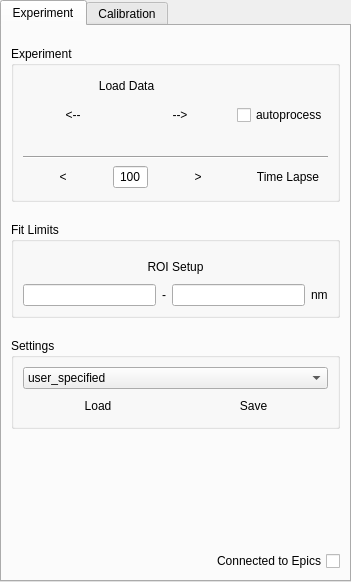
<?xml version="1.0" encoding="UTF-8"?>
<ui version="4.0">
 <class>temperature_control_widget</class>
 <widget class="QWidget" name="temperature_control_widget">
  <property name="geometry">
   <rect>
    <x>0</x>
    <y>0</y>
    <width>260</width>
    <height>582</height>
   </rect>
  </property>
  <property name="maximumSize">
   <size>
    <width>260</width>
    <height>16777215</height>
   </size>
  </property>
  <property name="windowTitle">
   <string>Form</string>
  </property>
  <property name="autoFillBackground">
   <bool>true</bool>
  </property>
  <property name="styleSheet">
   <string notr="true">#downstream_calib_box{
	color: rgba(255,255,0,255);
	border: 1px solid rgba(255,255,0,255);
}

#upstream_calib_box{
	color: rgba(255,140,0,255);
	border: 1px solid rgba(255,140,0,255);
}</string>
  </property>
  <layout class="QVBoxLayout" name="verticalLayout_4">
   <property name="spacing">
    <number>0</number>
   </property>
   <property name="margin">
    <number>0</number>
   </property>
   <item>
    <widget class="QTabWidget" name="tab_control">
     <property name="currentIndex">
      <number>0</number>
     </property>
     <widget class="QWidget" name="experiment_tab">
      <property name="sizePolicy">
       <sizepolicy hsizetype="Preferred" vsizetype="Fixed">
        <horstretch>0</horstretch>
        <verstretch>0</verstretch>
       </sizepolicy>
      </property>
      <attribute name="title">
       <string>Experiment</string>
      </attribute>
      <layout class="QVBoxLayout" name="verticalLayout_2">
       <property name="spacing">
        <number>20</number>
       </property>
       <property name="topMargin">
        <number>20</number>
       </property>
       <item>
        <widget class="QGroupBox" name="groupBox_3">
         <property name="minimumSize">
          <size>
           <width>0</width>
           <height>0</height>
          </size>
         </property>
         <property name="title">
          <string>Experiment</string>
         </property>
         <property name="flat">
          <bool>true</bool>
         </property>
         <property name="checkable">
          <bool>false</bool>
         </property>
         <layout class="QVBoxLayout" name="verticalLayout_8">
          <property name="spacing">
           <number>7</number>
          </property>
          <property name="bottomMargin">
           <number>11</number>
          </property>
          <item>
           <layout class="QGridLayout" name="gridLayout_5">
            <property name="sizeConstraint">
             <enum>QLayout::SetMinimumSize</enum>
            </property>
            <property name="bottomMargin">
             <number>0</number>
            </property>
            <property name="spacing">
             <number>7</number>
            </property>
            <item row="0" column="0">
             <widget class="QPushButton" name="load_exp_data_btn">
              <property name="sizePolicy">
               <sizepolicy hsizetype="Minimum" vsizetype="Minimum">
                <horstretch>0</horstretch>
                <verstretch>0</verstretch>
               </sizepolicy>
              </property>
              <property name="minimumSize">
               <size>
                <width>0</width>
                <height>0</height>
               </size>
              </property>
              <property name="text">
               <string>Load Data</string>
              </property>
              <property name="flat">
               <bool>true</bool>
              </property>
             </widget>
            </item>
            <item row="1" column="1">
             <widget class="QCheckBox" name="auto_process_cb">
              <property name="text">
               <string>autoprocess</string>
              </property>
             </widget>
            </item>
            <item row="0" column="1">
             <widget class="QLabel" name="exp_filename_lbl">
              <property name="sizePolicy">
               <sizepolicy hsizetype="Fixed" vsizetype="Fixed">
                <horstretch>0</horstretch>
                <verstretch>0</verstretch>
               </sizepolicy>
              </property>
              <property name="text">
               <string/>
              </property>
             </widget>
            </item>
            <item row="1" column="0">
             <layout class="QHBoxLayout" name="horizontalLayout_15">
              <property name="spacing">
               <number>7</number>
              </property>
              <item>
               <widget class="QPushButton" name="load_previous_exp_data_btn">
                <property name="sizePolicy">
                 <sizepolicy hsizetype="Minimum" vsizetype="Minimum">
                  <horstretch>0</horstretch>
                  <verstretch>0</verstretch>
                 </sizepolicy>
                </property>
                <property name="minimumSize">
                 <size>
                  <width>0</width>
                  <height>0</height>
                 </size>
                </property>
                <property name="maximumSize">
                 <size>
                  <width>50000</width>
                  <height>24</height>
                 </size>
                </property>
                <property name="text">
                 <string>&lt;--</string>
                </property>
                <property name="flat">
                 <bool>true</bool>
                </property>
               </widget>
              </item>
              <item>
               <widget class="QPushButton" name="load_next_exp_data_btn">
                <property name="sizePolicy">
                 <sizepolicy hsizetype="Minimum" vsizetype="Minimum">
                  <horstretch>0</horstretch>
                  <verstretch>0</verstretch>
                 </sizepolicy>
                </property>
                <property name="maximumSize">
                 <size>
                  <width>5000</width>
                  <height>24</height>
                 </size>
                </property>
                <property name="text">
                 <string>--&gt;</string>
                </property>
                <property name="flat">
                 <bool>true</bool>
                </property>
               </widget>
              </item>
             </layout>
            </item>
            <item row="2" column="0" colspan="2">
             <widget class="QLabel" name="exp_folder_name_lbl">
              <property name="minimumSize">
               <size>
                <width>0</width>
                <height>16</height>
               </size>
              </property>
              <property name="text">
               <string/>
              </property>
             </widget>
            </item>
           </layout>
          </item>
          <item>
           <widget class="Line" name="frame_line">
            <property name="orientation">
             <enum>Qt::Horizontal</enum>
            </property>
           </widget>
          </item>
          <item>
           <widget class="QFrame" name="frames_widget">
            <property name="sizePolicy">
             <sizepolicy hsizetype="Preferred" vsizetype="Fixed">
              <horstretch>0</horstretch>
              <verstretch>0</verstretch>
             </sizepolicy>
            </property>
            <property name="minimumSize">
             <size>
              <width>0</width>
              <height>0</height>
             </size>
            </property>
            <property name="frameShape">
             <enum>QFrame::NoFrame</enum>
            </property>
            <property name="frameShadow">
             <enum>QFrame::Plain</enum>
            </property>
            <layout class="QHBoxLayout" name="horizontalLayout">
             <property name="spacing">
              <number>10</number>
             </property>
             <property name="sizeConstraint">
              <enum>QLayout::SetFixedSize</enum>
             </property>
             <property name="margin">
              <number>0</number>
             </property>
             <item>
              <widget class="QPushButton" name="previous_frame_btn">
               <property name="sizePolicy">
                <sizepolicy hsizetype="Minimum" vsizetype="Minimum">
                 <horstretch>0</horstretch>
                 <verstretch>0</verstretch>
                </sizepolicy>
               </property>
               <property name="maximumSize">
                <size>
                 <width>16777215</width>
                 <height>16777215</height>
                </size>
               </property>
               <property name="styleSheet">
                <string notr="true">font-size: 11</string>
               </property>
               <property name="text">
                <string>&lt;</string>
               </property>
               <property name="autoDefault">
                <bool>false</bool>
               </property>
               <property name="default">
                <bool>false</bool>
               </property>
               <property name="flat">
                <bool>true</bool>
               </property>
              </widget>
             </item>
             <item>
              <widget class="QLineEdit" name="frame_number_txt">
               <property name="minimumSize">
                <size>
                 <width>30</width>
                 <height>0</height>
                </size>
               </property>
               <property name="maximumSize">
                <size>
                 <width>35</width>
                 <height>16777215</height>
                </size>
               </property>
               <property name="text">
                <string>100</string>
               </property>
               <property name="frame">
                <bool>true</bool>
               </property>
               <property name="alignment">
                <set>Qt::AlignCenter</set>
               </property>
              </widget>
             </item>
             <item>
              <widget class="QPushButton" name="next_frame_btn">
               <property name="sizePolicy">
                <sizepolicy hsizetype="Minimum" vsizetype="Minimum">
                 <horstretch>0</horstretch>
                 <verstretch>0</verstretch>
                </sizepolicy>
               </property>
               <property name="minimumSize">
                <size>
                 <width>0</width>
                 <height>0</height>
                </size>
               </property>
               <property name="maximumSize">
                <size>
                 <width>16777215</width>
                 <height>16777215</height>
                </size>
               </property>
               <property name="text">
                <string>&gt;</string>
               </property>
               <property name="autoDefault">
                <bool>false</bool>
               </property>
               <property name="default">
                <bool>false</bool>
               </property>
               <property name="flat">
                <bool>true</bool>
               </property>
              </widget>
             </item>
             <item>
              <widget class="QPushButton" name="time_lapse_btn">
               <property name="sizePolicy">
                <sizepolicy hsizetype="Minimum" vsizetype="Minimum">
                 <horstretch>0</horstretch>
                 <verstretch>0</verstretch>
                </sizepolicy>
               </property>
               <property name="minimumSize">
                <size>
                 <width>0</width>
                 <height>0</height>
                </size>
               </property>
               <property name="maximumSize">
                <size>
                 <width>16777215</width>
                 <height>25</height>
                </size>
               </property>
               <property name="text">
                <string>Time Lapse</string>
               </property>
               <property name="autoDefault">
                <bool>false</bool>
               </property>
               <property name="default">
                <bool>false</bool>
               </property>
               <property name="flat">
                <bool>true</bool>
               </property>
              </widget>
             </item>
            </layout>
           </widget>
          </item>
         </layout>
        </widget>
       </item>
       <item>
        <widget class="QGroupBox" name="groupBox_2">
         <property name="title">
          <string>Fit Limits</string>
         </property>
         <property name="flat">
          <bool>true</bool>
         </property>
         <layout class="QVBoxLayout" name="verticalLayout">
          <property name="spacing">
           <number>-1</number>
          </property>
          <property name="topMargin">
           <number>14</number>
          </property>
          <item>
           <widget class="QPushButton" name="roi_setup_btn">
            <property name="mouseTracking">
             <bool>false</bool>
            </property>
            <property name="acceptDrops">
             <bool>false</bool>
            </property>
            <property name="text">
             <string>ROI Setup</string>
            </property>
            <property name="checkable">
             <bool>false</bool>
            </property>
            <property name="autoExclusive">
             <bool>false</bool>
            </property>
            <property name="autoDefault">
             <bool>false</bool>
            </property>
            <property name="default">
             <bool>false</bool>
            </property>
            <property name="flat">
             <bool>true</bool>
            </property>
           </widget>
          </item>
          <item>
           <layout class="QHBoxLayout" name="horizontalLayout_10">
            <item>
             <layout class="QHBoxLayout" name="horizontalLayout_11">
              <property name="spacing">
               <number>7</number>
              </property>
              <item>
               <widget class="QLineEdit" name="fit_from_txt">
                <property name="maximumSize">
                 <size>
                  <width>800</width>
                  <height>16777215</height>
                 </size>
                </property>
                <property name="alignment">
                 <set>Qt::AlignRight|Qt::AlignTrailing|Qt::AlignVCenter</set>
                </property>
               </widget>
              </item>
             </layout>
            </item>
            <item>
             <widget class="QLabel" name="label_7">
              <property name="sizePolicy">
               <sizepolicy hsizetype="Minimum" vsizetype="Preferred">
                <horstretch>0</horstretch>
                <verstretch>0</verstretch>
               </sizepolicy>
              </property>
              <property name="styleSheet">
               <string notr="true"/>
              </property>
              <property name="text">
               <string>-</string>
              </property>
             </widget>
            </item>
            <item>
             <widget class="QLineEdit" name="fit_to_txt">
              <property name="maximumSize">
               <size>
                <width>800</width>
                <height>16777215</height>
               </size>
              </property>
              <property name="baseSize">
               <size>
                <width>50</width>
                <height>0</height>
               </size>
              </property>
              <property name="alignment">
               <set>Qt::AlignRight|Qt::AlignTrailing|Qt::AlignVCenter</set>
              </property>
             </widget>
            </item>
            <item>
             <widget class="QLabel" name="label_8">
              <property name="text">
               <string>nm</string>
              </property>
             </widget>
            </item>
           </layout>
          </item>
         </layout>
        </widget>
       </item>
       <item>
        <widget class="QGroupBox" name="settings_box">
         <property name="title">
          <string>Settings</string>
         </property>
         <property name="flat">
          <bool>true</bool>
         </property>
         <layout class="QVBoxLayout" name="verticalLayout_7">
          <item>
           <widget class="QComboBox" name="settings_cb">
            <property name="focusPolicy">
             <enum>Qt::NoFocus</enum>
            </property>
            <item>
             <property name="text">
              <string>user_specified</string>
             </property>
            </item>
           </widget>
          </item>
          <item>
           <layout class="QHBoxLayout" name="horizontalLayout_9">
            <item>
             <widget class="QPushButton" name="load_settings_btn">
              <property name="maximumSize">
               <size>
                <width>16777215</width>
                <height>30</height>
               </size>
              </property>
              <property name="text">
               <string>Load</string>
              </property>
              <property name="flat">
               <bool>true</bool>
              </property>
             </widget>
            </item>
            <item>
             <widget class="QPushButton" name="save_settings_btn">
              <property name="maximumSize">
               <size>
                <width>16777215</width>
                <height>30</height>
               </size>
              </property>
              <property name="text">
               <string>Save</string>
              </property>
              <property name="flat">
               <bool>true</bool>
              </property>
             </widget>
            </item>
           </layout>
          </item>
         </layout>
        </widget>
       </item>
       <item>
        <spacer name="verticalSpacer">
         <property name="orientation">
          <enum>Qt::Vertical</enum>
         </property>
         <property name="sizeHint" stdset="0">
          <size>
           <width>20</width>
           <height>70</height>
          </size>
         </property>
        </spacer>
       </item>
       <item>
        <widget class="QCheckBox" name="epics_connection_cb">
         <property name="layoutDirection">
          <enum>Qt::RightToLeft</enum>
         </property>
         <property name="text">
          <string>Connected to Epics</string>
         </property>
        </widget>
       </item>
      </layout>
     </widget>
     <widget class="QWidget" name="calibration_tab">
      <attribute name="title">
       <string>Calibration</string>
      </attribute>
      <layout class="QVBoxLayout" name="verticalLayout_6">
       <property name="spacing">
        <number>25</number>
       </property>
       <property name="topMargin">
        <number>20</number>
       </property>
       <item>
        <widget class="QGroupBox" name="downstream_calib_box">
         <property name="title">
          <string>Downstream</string>
         </property>
         <property name="flat">
          <bool>true</bool>
         </property>
         <layout class="QVBoxLayout" name="verticalLayout_5">
          <property name="spacing">
           <number>10</number>
          </property>
          <property name="margin">
           <number>10</number>
          </property>
          <item>
           <layout class="QGridLayout" name="gridLayout_4">
            <property name="spacing">
             <number>12</number>
            </property>
            <item row="0" column="1">
             <widget class="QLabel" name="ds_calib_filename_lbl">
              <property name="text">
               <string>Select File...</string>
              </property>
             </widget>
            </item>
            <item row="1" column="0" colspan="2">
             <widget class="Line" name="line_2">
              <property name="orientation">
               <enum>Qt::Horizontal</enum>
              </property>
             </widget>
            </item>
            <item row="0" column="0">
             <widget class="QPushButton" name="load_ds_calib_data_btn">
              <property name="text">
               <string>Load Data</string>
              </property>
             </widget>
            </item>
            <item row="2" column="1">
             <widget class="QRadioButton" name="ds_temperature_rb">
              <property name="text">
               <string>Temperature</string>
              </property>
             </widget>
            </item>
            <item row="4" column="1">
             <widget class="QLabel" name="ds_etalon_lbl">
              <property name="text">
               <string>15A Lamp</string>
              </property>
             </widget>
            </item>
            <item row="3" column="1">
             <widget class="QRadioButton" name="ds_etalon_rb">
              <property name="text">
               <string>Etalon Spectrum</string>
              </property>
             </widget>
            </item>
            <item row="2" column="0">
             <layout class="QHBoxLayout" name="horizontalLayout_7">
              <item>
               <widget class="QLineEdit" name="ds_temperature_txt">
                <property name="text">
                 <string>2000</string>
                </property>
                <property name="alignment">
                 <set>Qt::AlignRight|Qt::AlignTrailing|Qt::AlignVCenter</set>
                </property>
               </widget>
              </item>
              <item>
               <widget class="QLabel" name="label_11">
                <property name="text">
                 <string>K</string>
                </property>
               </widget>
              </item>
             </layout>
            </item>
            <item row="3" column="0">
             <layout class="QHBoxLayout" name="horizontalLayout_8">
              <item>
               <spacer name="horizontalSpacer_2">
                <property name="orientation">
                 <enum>Qt::Horizontal</enum>
                </property>
                <property name="sizeHint" stdset="0">
                 <size>
                  <width>40</width>
                  <height>20</height>
                 </size>
                </property>
               </spacer>
              </item>
              <item>
               <widget class="QPushButton" name="ds_etalon_btn">
                <property name="maximumSize">
                 <size>
                  <width>50</width>
                  <height>16777215</height>
                 </size>
                </property>
                <property name="text">
                 <string>...</string>
                </property>
               </widget>
              </item>
             </layout>
            </item>
           </layout>
          </item>
         </layout>
        </widget>
       </item>
       <item>
        <widget class="QGroupBox" name="upstream_calib_box">
         <property name="title">
          <string>Upstream</string>
         </property>
         <layout class="QVBoxLayout" name="verticalLayout_3">
          <property name="spacing">
           <number>10</number>
          </property>
          <property name="margin">
           <number>10</number>
          </property>
          <item>
           <layout class="QGridLayout" name="gridLayout_3">
            <property name="spacing">
             <number>12</number>
            </property>
            <item row="0" column="1">
             <widget class="QLabel" name="us_calib_filename_lbl">
              <property name="text">
               <string>Select File...</string>
              </property>
              <property name="alignment">
               <set>Qt::AlignJustify|Qt::AlignVCenter</set>
              </property>
             </widget>
            </item>
            <item row="1" column="0" colspan="2">
             <widget class="Line" name="line">
              <property name="orientation">
               <enum>Qt::Horizontal</enum>
              </property>
             </widget>
            </item>
            <item row="0" column="0">
             <widget class="QPushButton" name="load_us_calib_data_btn">
              <property name="text">
               <string>Load Data</string>
              </property>
             </widget>
            </item>
            <item row="2" column="1">
             <widget class="QRadioButton" name="us_temperature_rb">
              <property name="text">
               <string>Temperature</string>
              </property>
             </widget>
            </item>
            <item row="4" column="1">
             <widget class="QLabel" name="us_etalon_lbl">
              <property name="text">
               <string>15A Lamp</string>
              </property>
             </widget>
            </item>
            <item row="3" column="1">
             <widget class="QRadioButton" name="us_etalon_rb">
              <property name="text">
               <string>Etalon Spectrum</string>
              </property>
             </widget>
            </item>
            <item row="2" column="0">
             <layout class="QHBoxLayout" name="horizontalLayout_5">
              <item>
               <widget class="QLineEdit" name="us_temperature_txt">
                <property name="text">
                 <string>2000</string>
                </property>
                <property name="alignment">
                 <set>Qt::AlignRight|Qt::AlignTrailing|Qt::AlignVCenter</set>
                </property>
               </widget>
              </item>
              <item>
               <widget class="QLabel" name="label_9">
                <property name="text">
                 <string>K</string>
                </property>
               </widget>
              </item>
             </layout>
            </item>
            <item row="3" column="0">
             <layout class="QHBoxLayout" name="horizontalLayout_6">
              <item>
               <spacer name="horizontalSpacer">
                <property name="orientation">
                 <enum>Qt::Horizontal</enum>
                </property>
                <property name="sizeHint" stdset="0">
                 <size>
                  <width>40</width>
                  <height>20</height>
                 </size>
                </property>
               </spacer>
              </item>
              <item>
               <widget class="QPushButton" name="us_etalon_btn">
                <property name="maximumSize">
                 <size>
                  <width>50</width>
                  <height>16777215</height>
                 </size>
                </property>
                <property name="text">
                 <string>...</string>
                </property>
               </widget>
              </item>
             </layout>
            </item>
           </layout>
          </item>
         </layout>
        </widget>
       </item>
       <item>
        <spacer name="verticalSpacer_2">
         <property name="orientation">
          <enum>Qt::Vertical</enum>
         </property>
         <property name="sizeHint" stdset="0">
          <size>
           <width>20</width>
           <height>26</height>
          </size>
         </property>
        </spacer>
       </item>
      </layout>
     </widget>
    </widget>
   </item>
  </layout>
 </widget>
 <resources/>
 <connections/>
</ui>
